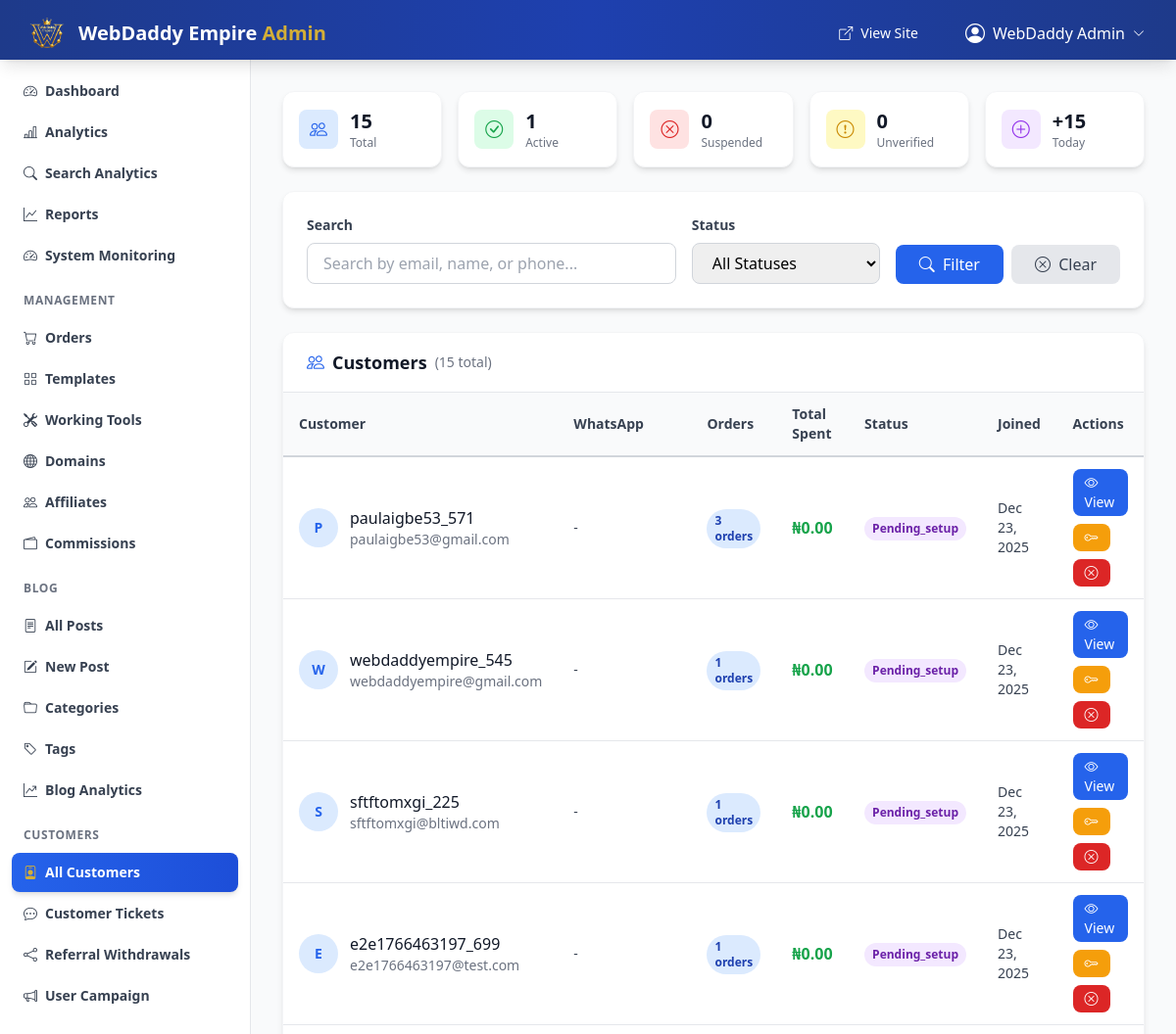
Page /admin/customers.php (signed in) on the committed database.
### tables this page shows
CREATE TABLE customers (
            id INTEGER PRIMARY KEY AUTOINCREMENT,
            email TEXT NOT NULL UNIQUE,
            phone TEXT,
            whatsapp_number TEXT,
            password_hash TEXT,
            username TEXT UNIQUE,
            full_name TEXT,
            
            status TEXT DEFAULT 'active' CHECK(status IN ('active', 'inactive', 'suspended', 'unverified', 'pending_setup')),
            email_verified INTEGER DEFAULT 0,
            phone_verified INTEGER DEFAULT 0,
            phone_verified_at TEXT,
            
            avatar_url TEXT,
            preferred_language TEXT DEFAULT 'en',
            
            registration_step INTEGER DEFAULT 0,
            
            reset_token TEXT,
            reset_token_expires TEXT,
            
            created_at TEXT DEFAULT CURRENT_TIMESTAMP,
            updated_at TEXT DEFAULT CURRENT_TIMESTAMP,
            last_login_at TEXT,
            password_changed_at TEXT
        , account_complete INTEGER DEFAULT 0);

### includes/functions.php (called while the page is built, shortened)
<?php
function formatCurrency($amount)
{
    return '₦' . number_format($amount, 2);
}

### admin/customers.php (the view, shortened to what this page needs)
<?php
require_once __DIR__ . '/../includes/functions.php';
$db = getDb();
$page = isset($_GET['page']) ? max(1, intval($_GET['page'])) : 1;
$perPage = 20;
$offset = ($page - 1) * $perPage;
$searchQuery = isset($_GET['search']) ? sanitizeInput($_GET['search']) : '';
$whereConditions = [];
$params = [];
$whereClause = !empty($whereConditions) ? "WHERE " . implode(" AND ", $whereConditions) : "";
$countSql = "SELECT COUNT(*) FROM customers c $whereClause";
$countStmt = $db->prepare($countSql);
$countStmt->execute($params);
$totalCustomers = $countStmt->fetchColumn();
$sql = "
    SELECT
        c.*,
        COUNT(DISTINCT po.id) as order_count,
        COALESCE(SUM(CASE WHEN po.status = 'paid' THEN po.final_amount ELSE 0 END), 0) as total_spent,
        MAX(po.created_at) as last_order_date
    FROM customers c
    LEFT JOIN pending_orders po ON po.customer_id = c.id
    $whereClause
    GROUP BY c.id
    ORDER BY c.created_at DESC
    LIMIT ? OFFSET ?
";
$params[] = $perPage;
$params[] = $offset;
$stmt = $db->prepare($sql);
$stmt->execute($params);
$customers = $stmt->fetchAll(PDO::FETCH_ASSOC);
$statsStmt = $db->query("
    SELECT
        COUNT(*) as total,
        SUM(CASE WHEN status = 'active' THEN 1 ELSE 0 END) as active,
        SUM(CASE WHEN status = 'suspended' THEN 1 ELSE 0 END) as suspended,
        SUM(CASE WHEN status = 'unverified' THEN 1 ELSE 0 END) as unverified,
        SUM(CASE WHEN DATE(created_at) = DATE('now') THEN 1 ELSE 0 END) as today
    FROM customers
");
$stats = $statsStmt->fetch(PDO::FETCH_ASSOC);
require_once __DIR__ . '/includes/header.php';
?>
<div class="grid grid-cols-2 md:grid-cols-5 gap-4 mb-6">
    <div class="bg-white rounded-xl shadow-md border border-gray-100 p-4">
        <div class="flex items-center gap-3">
            <div class="w-10 h-10 bg-blue-100 rounded-lg flex items-center justify-center">
                <i class="bi bi-people text-blue-600 text-lg"></i>
            </div>
            <div>
                <div class="text-xl font-bold text-gray-900"><?php echo number_format($stats['total']); ?></div>
                <div class="text-xs text-gray-500">Total</div>
            </div>
        </div>
    </div>
    <div class="bg-white rounded-xl shadow-md border border-gray-100 p-4">
        <div class="flex items-center gap-3">
            <div class="w-10 h-10 bg-green-100 rounded-lg flex items-center justify-center">
                <i class="bi bi-check-circle text-green-600 text-lg"></i>
            </div>
            <div>
                <div class="text-xl font-bold text-gray-900"><?php echo number_format($stats['active']); ?></div>
                <div class="text-xs text-gray-500">Active</div>
            </div>
        </div>
    </div>
    <div class="bg-white rounded-xl shadow-md border border-gray-100 p-4">
        <div class="flex items-center gap-3">
            <div class="w-10 h-10 bg-red-100 rounded-lg flex items-center justify-center">
                <i class="bi bi-x-circle text-red-600 text-lg"></i>
            </div>
            <div>
                <div class="text-xl font-bold text-gray-900"><?php echo number_format($stats['suspended']); ?></div>
                <div class="text-xs text-gray-500">Suspended</div>
            </div>
        </div>
    </div>
    <div class="bg-white rounded-xl shadow-md border border-gray-100 p-4">
        <div class="flex items-center gap-3">
            <div class="w-10 h-10 bg-yellow-100 rounded-lg flex items-center justify-center">
                <i class="bi bi-exclamation-circle text-yellow-600 text-lg"></i>
            </div>
            <div>
                <div class="text-xl font-bold text-gray-900"><?php echo number_format($stats['unverified']); ?></div>
                <div class="text-xs text-gray-500">Unverified</div>
            </div>
        </div>
    </div>
    <div class="bg-white rounded-xl shadow-md border border-gray-100 p-4">
        <div class="flex items-center gap-3">
            <div class="w-10 h-10 bg-purple-100 rounded-lg flex items-center justify-center">
                <i class="bi bi-plus-circle text-purple-600 text-lg"></i>
            </div>
            <div>
                <div class="text-xl font-bold text-gray-900">+<?php echo number_format($stats['today']); ?></div>
                <div class="text-xs text-gray-500">Today</div>
            </div>
        </div>
    </div>
</div>
<div class="bg-white rounded-xl shadow-md border border-gray-100 p-6 mb-6">
    <form method="GET" class="flex flex-wrap gap-4 items-end">
        <div class="flex-1 min-w-[200px]">
            <label class="block text-sm font-semibold text-gray-700 mb-2">Search</label>
            <input type="text" name="search" value="<?php echo htmlspecialchars($searchQuery); ?>"
                   placeholder="Search by email, name, or phone..."
                   class="w-full px-4 py-2 border border-gray-300 rounded-lg focus:ring-2 focus:ring-primary-500 focus:border-transparent">
        </div>
        <div class="w-48">
            <label class="block text-sm font-semibold text-gray-700 mb-2">Status</label>
            <select name="status" class="w-full px-4 py-2 border border-gray-300 rounded-lg focus:ring-2 focus:ring-primary-500 focus:border-transparent">
                <option value="">All Statuses</option>
            </select>
        </div>
        <div class="flex gap-2">
            <button type="submit" class="px-6 py-2 bg-primary-600 hover:bg-primary-700 text-white font-medium rounded-lg transition-colors">
                <i class="bi bi-search mr-1"></i> Filter
            </button>
            <a href="/admin/customers.php" class="px-6 py-2 bg-gray-200 hover:bg-gray-300 text-gray-700 font-medium rounded-lg transition-colors">
                <i class="bi bi-x-circle mr-1"></i> Clear
            </a>
        </div>
    </form>
</div>
<div class="bg-white rounded-xl shadow-md border border-gray-100">
    <div class="px-6 py-4 border-b border-gray-200 flex justify-between items-center">
        <h3 class="text-lg font-bold text-gray-900 flex items-center gap-2">
            <i class="bi bi-people text-primary-600"></i> Customers
            <span class="text-sm font-normal text-gray-500">(<?php echo number_format($totalCustomers); ?> total)</span>
        </h3>
    </div>
    <div class="overflow-x-auto">
        <table class="w-full">
            <thead>
                <tr class="border-b-2 border-gray-300 bg-gray-50">
                    <th class="text-left py-3 px-4 font-semibold text-gray-700 text-sm">Customer</th>
                    <th class="text-left py-3 px-4 font-semibold text-gray-700 text-sm">WhatsApp</th>
                    <th class="text-left py-3 px-4 font-semibold text-gray-700 text-sm">Orders</th>
                    <th class="text-left py-3 px-4 font-semibold text-gray-700 text-sm">Total Spent</th>
                    <th class="text-left py-3 px-4 font-semibold text-gray-700 text-sm">Status</th>
                    <th class="text-left py-3 px-4 font-semibold text-gray-700 text-sm">Joined</th>
                    <th class="text-left py-3 px-4 font-semibold text-gray-700 text-sm">Actions</th>
                </tr>
            </thead>
            <tbody class="divide-y divide-gray-200">
                <?php if (empty($customers)): ?>
                <tr>
                    <td colspan="7" class="text-center py-12">
                        <i class="bi bi-people text-6xl text-gray-300"></i>
                        <p class="text-gray-500 mt-4">No customers found</p>
                    </td>
                </tr>
                <?php else: ?>
                <?php foreach ($customers as $customer): ?>
                <tr class="hover:bg-gray-50">
                    <td class="py-3 px-4">
                        <div class="flex items-center gap-3">
                            <div class="w-10 h-10 bg-primary-100 rounded-full flex items-center justify-center">
                                <span class="text-primary-600 font-bold text-sm">
                                    <?php echo strtoupper(substr($customer['username'] ?? $customer['email'], 0, 1)); ?>
                                </span>
                            </div>
                            <div>
                                <div class="font-medium text-gray-900"><?php echo htmlspecialchars($customer['username'] ?? 'Not set'); ?></div>
                                <div class="text-sm text-gray-500"><?php echo htmlspecialchars($customer['email']); ?></div>
                            </div>
                        </div>
                    </td>
                    <td class="py-3 px-4 text-gray-700 text-sm">
                        <?php echo htmlspecialchars($customer['whatsapp_number'] ?? '-'); ?>
                    </td>
                    <td class="py-3 px-4">
                        <span class="inline-flex items-center px-2 py-1 bg-blue-100 text-blue-800 rounded-full text-xs font-semibold">
                            <?php echo number_format($customer['order_count']); ?> orders
                        </span>
                    </td>
                    <td class="py-3 px-4 font-semibold text-green-600">
                        <?php echo formatCurrency($customer['total_spent']); ?>
                    </td>
                    <td class="py-3 px-4">
                        <?php
                        $statusColors = [
                            'active' => 'bg-green-100 text-green-800',
                            'inactive' => 'bg-gray-100 text-gray-800',
                            'suspended' => 'bg-red-100 text-red-800',
                            'unverified' => 'bg-yellow-100 text-yellow-800',
                            'pending_setup' => 'bg-purple-100 text-purple-800'
                        ];
                        $statusColor = $statusColors[$customer['status']] ?? 'bg-gray-100 text-gray-800';
                        ?>
                        <span class="inline-flex items-center px-2 py-1 <?php echo $statusColor; ?> rounded-full text-xs font-semibold">
                            <?php echo ucfirst($customer['status']); ?>
                        </span>
                    </td>
                    <td class="py-3 px-4 text-gray-700 text-sm">
                        <?php echo date('M d, Y', strtotime($customer['created_at'])); ?>
                    </td>
                    <td class="py-3 px-4">
                        <div class="flex items-center gap-2 flex-wrap">
                            <a href="/admin/customer-detail.php?id=<?php echo $customer['id']; ?>"
                               class="px-3 py-1 bg-primary-600 hover:bg-primary-700 text-white rounded-lg text-sm transition-colors"
                               title="View Customer Details">
                                <i class="bi bi-eye"></i> View
                            </a>
                            <form method="POST" style="display: inline;" onsubmit="return confirm('Generate OTP for this customer? The code will be sent to their email and dashboard.');">
                                <button type="submit" class="px-3 py-1 bg-amber-500 hover:bg-amber-600 text-white rounded-lg text-sm transition-colors"
                                        title="Generate Identity Verification OTP">
                                    <i class="bi bi-key"></i>
                                </button>
                            </form>
                            <?php if ($customer['status'] !== 'suspended'): ?>
                            <form method="POST" style="display: inline;" onsubmit="return confirm('Are you sure you want to suspend this customer?');">
                                <button type="submit" class="px-3 py-1 bg-red-600 hover:bg-red-700 text-white rounded-lg text-sm transition-colors"
                                        title="Suspend Customer">
                                    <i class="bi bi-x-circle"></i>
                                </button>
                            </form>
                            <?php endif; ?>
                        </div>
                    </td>
                </tr>
                <?php endforeach; ?>
                <?php endif; ?>
            </tbody>
        </table>
    </div>
</div>
<?php require_once __DIR__ . '/includes/footer.php'; ?>

### rows in the picture
customers: username "P", username "paulaigbe53_571", email "paulaigbe53@gmail.com", whatsapp_number "-", order_count "3", total_spent "₦0.00", status "Pending_setup", created_at "Dec 23, 2025"
customers: username "W", username "webdaddyempire_545", email "webdaddyempire@gmail.com", whatsapp_number "-", order_count "1", total_spent "₦0.00", status "Pending_setup", created_at "Dec 23, 2025"
customers: username "S", username "sftftomxgi_225", email "sftftomxgi@bltiwd.com", whatsapp_number "-", order_count "1", total_spent "₦0.00", status "Pending_setup", created_at "Dec 23, 2025"
customers: username "E", username "e2e1766463197_699", email "e2e1766463197@test.com", whatsapp_number "-", order_count "1", total_spent "₦0.00", status "Pending_setup", created_at "Dec 23, 2025"

### other values in the picture
SITE_NAME "WebDaddy Empire"
getAdminName() "WebDaddy Admin"
$stats['total'] "15"
$stats['active'] "1"
$stats['suspended'] "0"
$stats['unverified'] "0"
$stats['today'] "15"
$totalCustomers "15"
